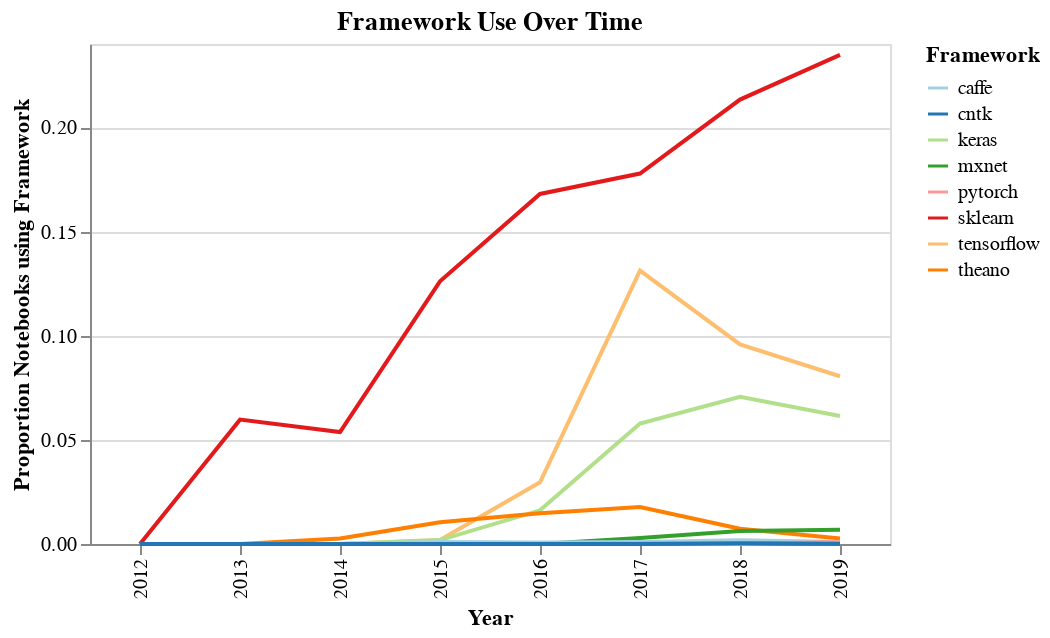

Write notebook code for a chart like this one.
### Code cell
alt.Chart(yearly_props_long, width = 400, height = 250, title = 'Framework Use Over Time').mark_line(strokeWidth = 2).encode(
    alt.X('year:O', title='Year'),
    alt.Y('value', title='Proportion Notebooks using Framework'),
    alt.Color('variable:N', scale=alt.Scale(scheme='paired'), title = 'Framework')
)

### Figure 1 — Vega-Lite specification as saved in the notebook (floating-point values rounded to 4 significant figures)
{"$schema": "https://vega.github.io/schema/vega-lite/v3.3.0.json", "config": {"mark": {"tooltip": null}, "view": {"height": 300, "width": 400}}, "data": {"name": "data-9e26832846e3b6c238862096a04574da"}, "datasets": {"data-9e26832846e3b6c238862096a04574da": [{"value": 0, "variable": "tensorflow", "year": 2012}, {"value": 0, "variable": "tensorflow", "year": 2013}, {"value": 0, "variable": "tensorflow", "year": 2014}, {"value": 0.001896, "variable": "tensorflow", "year": 2015}, {"value": 0.02963, "variable": "tensorflow", "year": 2016}, {"value": 0.1312, "variable": "tensorflow", "year": 2017}, {"value": 0.09578, "variable": "tensorflow", "year": 2018}, {"value": 0.08051, "variable": "tensorflow", "year": 2019}, {"value": 0, "variable": "sklearn", "year": 2012}, {"value": 0.0597, "variable": "sklearn", "year": 2013}, {"value": 0.05376, "variable": "sklearn", "year": 2014}, {"value": 0.1261, "variable": "sklearn", "year": 2015}, {"value": 0.168, "variable": "sklearn", "year": 2016}, {"value": 0.1778, "variable": "sklearn", "year": 2017}, {"value": 0.2133, "variable": "sklearn", "year": 2018}, {"value": 0.2348, "variable": "sklearn", "year": 2019}, {"value": 0, "variable": "keras", "year": 2012}, {"value": 0, "variable": "keras", "year": 2013}, {"value": 0, "variable": "keras", "year": 2014}, {"value": 0.001896, "variable": "keras", "year": 2015}, {"value": 0.01616, "variable": "keras", "year": 2016}, {"value": 0.05785, "variable": "keras", "year": 2017}, {"value": 0.07066, "variable": "keras", "year": 2018}, {"value": 0.06144, "variable": "keras", "year": 2019}, {"value": 0, "variable": "theano", "year": 2012}, {"value": 0, "variable": "theano", "year": 2013}, {"value": 0.002688, "variable": "theano", "year": 2014}, {"value": 0.01043, "variable": "theano", "year": 2015}, {"value": 0.01481, "variable": "theano", "year": 2016}, {"value": 0.01778, "variable": "theano", "year": 2017}, {"value": 0.00736, "variable": "theano", "year": 2018}, {"value": 0.00265, "variable": "theano", "year": 2019}, {"value": 0, "variable": "mxnet", "year": 2012}, {"value": 0, "variable": "mxnet", "year": 2013}, {"value": 0, "variable": "mxnet", "year": 2014}, {"value": 0, "variable": "mxnet", "year": 2015}, {"value": 0, "variable": "mxnet", "year": 2016}, {"value": 0.002845, "variable": "mxnet", "year": 2017}, {"value": 0.006293, "variable": "mxnet", "year": 2018}, {"value": 0.006822, "variable": "mxnet", "year": 2019}, {"value": 0, "variable": "caffe", "year": 2012}, {"value": 0, "variable": "caffe", "year": 2013}, {"value": 0, "variable": "caffe", "year": 2014}, {"value": 0.0009479, "variable": "caffe", "year": 2015}, {"value": 0.0006734, "variable": "caffe", "year": 2016}, {"value": 0.0009483, "variable": "caffe", "year": 2017}, {"value": 0.001813, "variable": "caffe", "year": 2018}, {"value": 0.0009559, "variable": "caffe", "year": 2019}, {"value": 0, "variable": "pytorch", "year": 2012}, {"value": 0, "variable": "pytorch", "year": 2013}, {"value": 0, "variable": "pytorch", "year": 2014}, {"value": 0, "variable": "pytorch", "year": 2015}, {"value": 0, "variable": "pytorch", "year": 2016}, {"value": 0.0003556, "variable": "pytorch", "year": 2017}, {"value": 0.00016, "variable": "pytorch", "year": 2018}, {"value": 0.0009559, "variable": "pytorch", "year": 2019}, {"value": 0, "variable": "cntk", "year": 2012}, {"value": 0, "variable": "cntk", "year": 2013}, {"value": 0, "variable": "cntk", "year": 2014}, {"value": 0, "variable": "cntk", "year": 2015}, {"value": 0, "variable": "cntk", "year": 2016}, {"value": 0, "variable": "cntk", "year": 2017}, {"value": 0.0003733, "variable": "cntk", "year": 2018}, {"value": 8.69e-05, "variable": "cntk", "year": 2019}]}, "encoding": {"color": {"field": "variable", "scale": {"scheme": "paired"}, "title": "Framework", "type": "nominal"}, "x": {"field": "year", "title": "Year", "type": "ordinal"}, "y": {"field": "value", "title": "Proportion Notebooks using Framework", "type": "quantitative"}}, "height": 250, "mark": {"strokeWidth": 2, "type": "line"}, "title": "Framework Use Over Time", "width": 400}
